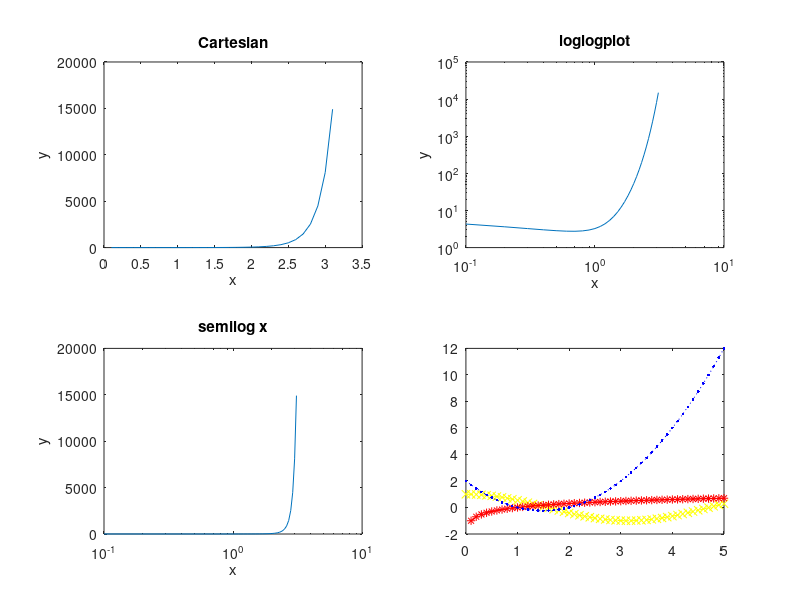

Here is the MATLAB script that generated this plot: (Note: this script raises an error after producing the figure.)
%% Problem set 3-1

clc

x = (0:0.1:pi)

y = cos(x)-log(x)+(exp(x.^(2)))



subplot(2,2,1)

plot(x,y)

title('Cartesian')

xlabel('x')

ylabel('y')



subplot(2,2,2)

loglog(x,y)

title('loglogplot')

xlabel('x')

ylabel('y')



subplot(2,2,3)

semilogx(x,y)

title('semilog x')

xlabel('x')

ylabel('y')



subplot(2,2,4)

semilogy(x,y)

title('semilog y')

xlabel('x')

ylabel('y')



%% Problem set 3-2

clc

x = (0:0.1:5)

a = cos(x)

b = log10(x)

c = (x.^(2))-(3*x)+2



plot(x,a,'-.xy',x,b,'--*r',x,c,':.b')



%% Problem set 3-3



grades = [96, 100, 93, 83, 74, 81, 75, 96, 95, 76, 84, 79, 84, 80, 94, ...

          96, 77, 76, 92, 87, 91, 90, 84, 60, 86, 70, 89, 82, 79, 68, 76, ...

          78, 82, 92, 70, 91, 84, 89, 84, 73, 79, 83, 67, 76, 95, 77, 97, ...

          94, 92, 76, 90, 66, 79, 92, 81, 96, 82, 68, 93, 88, 69, 76, 94, ...

          67, 88, 81, 76, 80, 76, 80, 82, 75, 85, 85, 71, 83, 75, 89, 95, ...

          77, 84, 79, 83, 95, 95, 88, 76, 82, 95, 83, 93, 69, 90, 63, 90]

      

a1 = numel(grades)

m1 = mean(grades)

m2 = median(grades)

m3 = mode(grades)

m4 = range(grades)

b1 = max(grades)

b2 = min(grades)

histogram(grades)